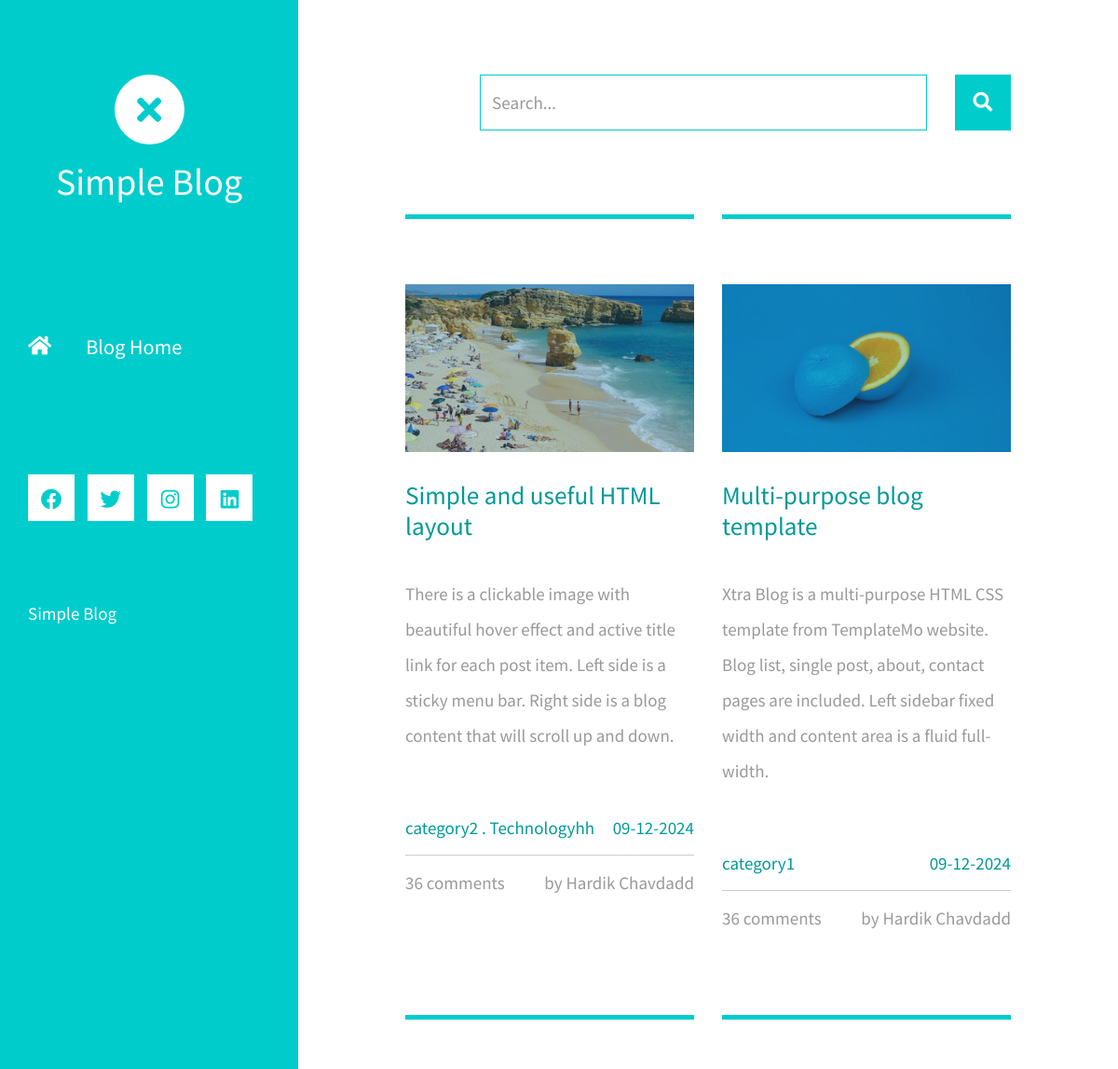
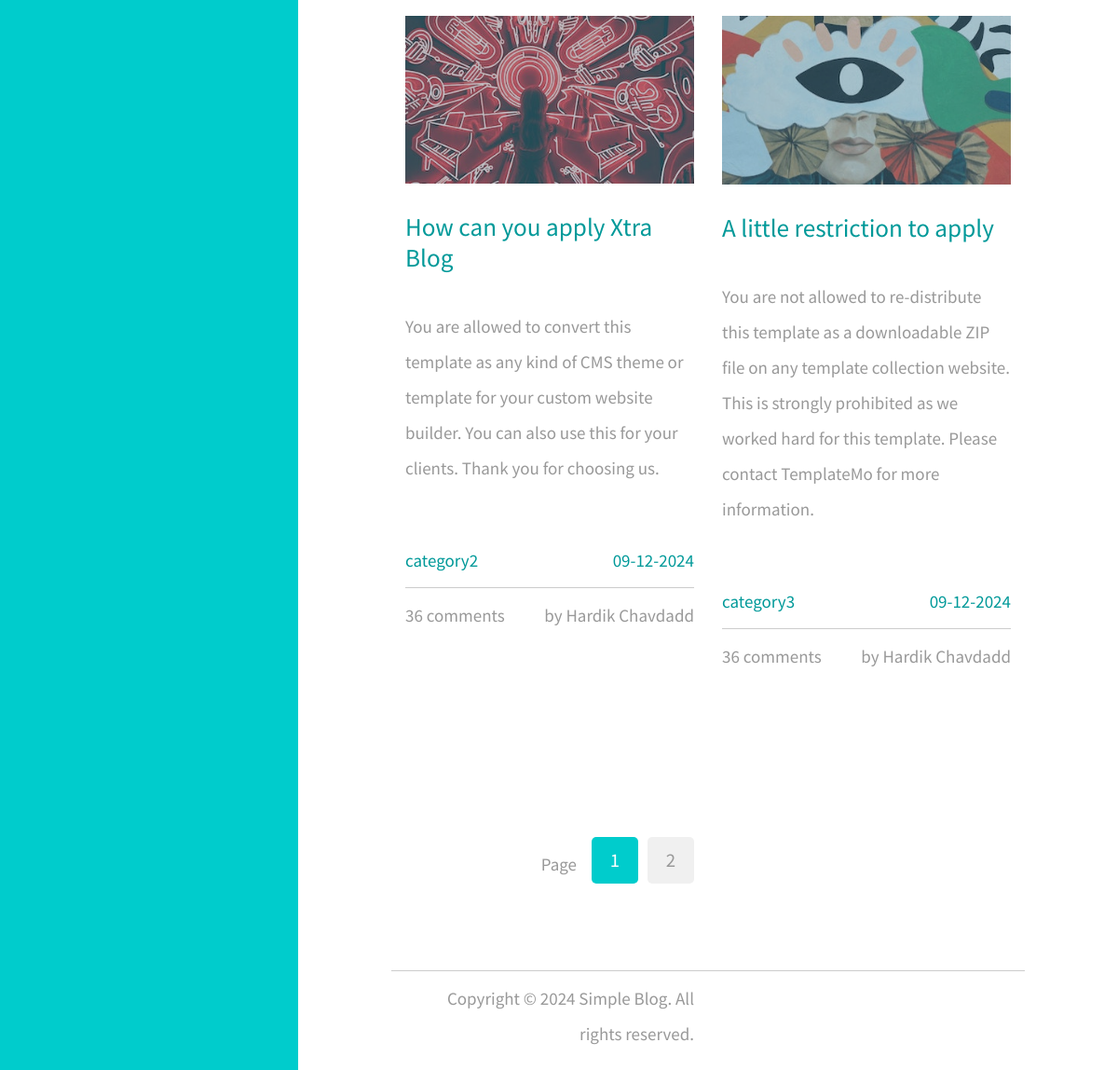
The page / on the database its author committed (2 pictures, top to bottom).
### tables this page shows
CREATE TABLE `posts` (
  `id` int(11) NOT NULL,
  `user_id` int(11) NOT NULL,
  `category_id` int(11) DEFAULT NULL,
  `title` varchar(255) DEFAULT NULL,
  `description` longtext DEFAULT NULL,
  `image` text DEFAULT NULL,
  `status` tinyint(1) NOT NULL DEFAULT 1,
  `published` date DEFAULT NULL,
  `created` datetime NOT NULL DEFAULT current_timestamp(),
  `updated` datetime DEFAULT NULL ON UPDATE current_timestamp()
);

CREATE TABLE `users` (
  `id` int(11) NOT NULL,
  `role` tinyint(1) NOT NULL DEFAULT 3 COMMENT '1 = Adminstrator, 2 = Moderation, 3 = Subscriber',
  `name` varchar(100) DEFAULT NULL,
  `email` varchar(100) DEFAULT NULL,
  `password` varchar(255) DEFAULT NULL,
  `forgot_pass` varchar(255) DEFAULT NULL,
  `status` tinyint(1) NOT NULL DEFAULT 1,
  `created` datetime NOT NULL DEFAULT current_timestamp(),
  `updated` datetime DEFAULT NULL ON UPDATE current_timestamp()
);

### model/common.local.php (called while the page is built, shortened)
<?php
class common
{
	public static function getVal($value)
	{
		return $_REQUEST[$value] ?? 0;
	}
	public static function GUID()
	{
		return sprintf('%04X%04X-%04X-%04X-%04X-%04X%04X%04X', random_int(0, 65535), random_int(0, 65535), random_int(0, 65535), random_int(16384, 20479), random_int(32768, 49151), random_int(0, 65535), random_int(0, 65535), random_int(0, 65535));
	}
}

### model/post_mdl.php (called while the page is built, shortened)
<?php
class post_mdl extends config
{
	protected $search = null;
	public function post_latest_mdl() {
		$id = null;
		$user_id = null;
		$author = null;
		$category_id = null;
		$title = null;
		$description = null;
		$image = null;
		$status = null;
		$published = null;
		$created = null;
		$updated = null;
		$mysql = parent::connect();
		$resultArray = array();
		$resultArray["rows"] = array();
		$resultArray["total_pages"] = 1;
		$result_per_page = common::POST_LIST_LIMIT;
		$page_no = 1;
		$resultArray["result_per_page"] = $result_per_page;
		$current_page_result = ($page_no - 1) * $result_per_page;
		$serch_where = ' 1 = 1 ';
		$resultArray["search"] = $this->search;
		$stmt = $mysql->prepare("SELECT p.id, p.`user_id`, u.name as author, p.`category_id`, p.`title`, p.`description`, p.`image`, p.`status`, p.`published`, p.`created`, p.`updated` FROM `posts` as p INNER JOIN users as u ON u.id = p.user_id WHERE (p.published IS NULL || p.published <= NOW()) AND " . $serch_where."");
		$stmt->execute();
		$stmt->store_result();
		if ($stmt->num_rows > 0) {
			$resultArray["total_pages"] = ceil($stmt->num_rows / $result_per_page);
		}
		$stmt = $mysql->prepare("SELECT p.id, p.`user_id`, u.name as author, p.`category_id`, p.`title`, p.`description`, p.`image`, p.`status`, p.`published`, p.`created`, p.`updated` FROM `posts` as p INNER JOIN users as u ON u.id = p.user_id WHERE (p.published IS NULL || p.published <= NOW()) AND " . $serch_where." LIMIT ?, ?");
		if (!empty($this->search)) {
			$stmt->bind_param('ssii', $this->search, $this->search, $current_page_result, $result_per_page);
		} else {
			$stmt->bind_param('ii', $current_page_result, $result_per_page);
		}
		$stmt->execute();
		$stmt->store_result();
		if ($stmt->num_rows > 0) {
			$stmt->bind_result($id, $user_id, $author, $category_id, $title, $description, $image, $status, $published, $created, $updated);
			$resultArray["isSuccess"] = 1;
			while ($stmt->fetch()) {
				$catearr = $this->getCategoryHierarchy($category_id, $mysql);
				$catstr = implode(" . ", $catearr);
				$dataArray["id"] = $id;
				$dataArray["user_id"] = $user_id;
				$dataArray["author"] = $author;
				$dataArray["category_id"] = $category_id;
				$dataArray["category_list"] = $catstr;
				$dataArray["title"] = $title;
				$dataArray["description"] = $description;
				$dataArray["image"] = $image;
				$dataArray["status"] = !empty($status) ?  "Active" : "Inactive";
				$dataArray["published"] = !empty($published) ? date('d-m-Y', strtotime($published)) : '';
				$dataArray["created"] = !empty($created) ? date('d-m-Y H:i A', strtotime($created)) : '';
				$dataArray["updated"] = !empty($updated) ? date('d-m-Y H:i A', strtotime($updated)) : '';
				$resultArray["rows"][] = $dataArray;
			}
		}
		return $resultArray;
	}
	public function getCategoryHierarchy($categoryId, $mysqli) {
		$hierarchy = [];
		while ($categoryId) {
			$sql = "SELECT name, parent FROM categories WHERE id = ?";
			$stmt = $mysqli->prepare($sql);
			$stmt->bind_param("i", $categoryId);
			$stmt->execute();
			$result = $stmt->get_result();
			if ($row = $result->fetch_assoc()) {
				array_unshift($hierarchy, $row['name']);
				$categoryId = $row['parent'];
			} else {
				break;
			}
		}
		return $hierarchy;
	}
}

### controller/post_ctl.php (called while the page is built, shortened)
<?php
include_once 'model/post_mdl.php';
class post_ctl extends post_mdl
{
	public function post_latest_ctl()
	{
		$this->search = common::getVal('search');
		return parent::post_latest_mdl();
	}
}

### index.php (the view)
<?php
include 'controller/post_ctl.php';
$objPost = new post_ctl();
$posts = $objPost->post_latest_ctl();
require_once 'header.php';
?>
            <?php require_once 'search.php'; ?>
            <div class="row tm-row">
                <?php if(!empty($posts['rows'])) : ?>
                <?php foreach ($posts['rows'] as $i => $post): ?>
                <article class="col-12 col-md-6 tm-post">
                    <hr class="tm-hr-primary">
                    <a href="<?php echo common::SITE_URL; ?>post.php?id=<?php echo $post['id']; ?>" class="effect-lily tm-post-link tm-pt-60">
                        <div class="tm-post-link-inner">
                            <img src="<?php echo common::SITE_URL; ?>uploads/<?php echo $post['image']; ?>" alt="Image" class="img-fluid">
                        </div>
                        <h2 class="tm-pt-30 tm-color-primary tm-post-title"><?php echo $post['title']; ?></h2>
                    </a>
                    <p class="tm-pt-30">
                    <?php echo $post['description']; ?>
                    </p>
                    <div class="d-flex justify-content-between tm-pt-45">
                        <span class="tm-color-primary"><?php echo $post['category_list']; ?></span>
                        <span class="tm-color-primary"><?php echo $post['published']; ?></span>
                    </div>
                    <hr>
                    <div class="d-flex justify-content-between">
                        <span>36 comments</span>
                        <span>by <?php echo $post['author']; ?></span>
                    </div>
                </article>
                <?php endforeach; ?>
                <?php else : ?>
                    <p>No any post found!</p>
                <?php endif; ?>
            </div>
            <div class="row tm-row tm-mt-100 tm-mb-75">
                <div class="tm-paging-wrapper">
                    <span class="d-inline-block mr-3">Page</span>
                    <?php
                    $limit = isset($posts['result_per_page']) ? (int)$posts['result_per_page'] : 1;
                    $currentPage = isset($_GET['page_no']) ? (int)$_GET['page_no'] : 1;
                    $totalPages = isset($posts['total_pages']) ? (int)$posts['total_pages'] : 1;
                    $search = isset($posts['search']) ? $posts['search'] : '';
                    if(!empty($search)) {
                        $baseUrl = common::SITE_URL . "index.php?search=$search&limit=$limit&page_no=";
                    } else {
                        $baseUrl = common::SITE_URL . "index.php?limit=$limit&page_no=";
                    }
                    echo '<nav class="tm-paging-nav d-inline-block">';
                    echo '<ul>';
                    for ($page = 1; $page <= $totalPages; $page++) {
                        $activeClass = $page === $currentPage ? 'active' : '';
                        echo '<li class="tm-paging-item ' . $activeClass . '">';
                        echo '<a href="' . $baseUrl . $page . '" class="mb-2 tm-btn tm-paging-link">' . $page . '</a>';
                        echo '</li>';
                    }
                    echo '</ul>';
                    echo '</nav>';
                    ?>
                </div>
            </div>
            <?php require_once 'footer.php'; ?>
            </body>
</html>

### header.php (shortened to what this page needs)
<?php
$version = common::GUID();
?>
<!DOCTYPE html>
<html lang="en">
<head>
	<link rel="stylesheet" href="fontawesome/css/all.min.css">
    <link href="<?php echo common::SITE_URL; ?>css/bootstrap.min.css" rel="stylesheet">
    <link href="<?php echo common::SITE_URL; ?>css/templatemo-xtra-blog.css?v=<?php echo $version; ?>" rel="stylesheet">
</head>
<body>
<header class="tm-header" id="tm-header">
        <div class="tm-header-wrapper">
            <div class="tm-site-header">
                <div class="mb-3 mx-auto tm-site-logo"><i class="fas fa-times fa-2x"></i></div>
                <h1 class="text-center"><?php echo common::SITE_NAME; ?></h1>
            </div>
            <nav class="tm-nav" id="tm-nav">
                <ul>
                    <li class="tm-nav-item"><a href="index.php" class="tm-nav-link">
                        <i class="fas fa-home"></i>
                        Blog Home
                    </a></li>
                </ul>
            </nav>
            <div class="tm-mb-65">
                <a href="https://facebook.com" class="tm-social-link">
                    <i class="fab fa-facebook tm-social-icon"></i>
                </a>
                <a href="https://twitter.com" class="tm-social-link">
                    <i class="fab fa-twitter tm-social-icon"></i>
                </a>
                <a href="https://instagram.com" class="tm-social-link">
                    <i class="fab fa-instagram tm-social-icon"></i>
                </a>
                <a href="https://linkedin.com" class="tm-social-link">
                    <i class="fab fa-linkedin tm-social-icon"></i>
                </a>
            </div>
            <p class="tm-mb-80 pr-5 text-white">
                <?php echo common::SITE_NAME; ?>
            </p>
        </div>
    </header>
    <div class="container-fluid">
        <main class="tm-main">

### search.php
<div class="row tm-row">
    <div class="col-12">
        <form method="GET" class="form-inline tm-mb-80 tm-search-form">
            <input class="form-control tm-search-input" name="search" type="text" placeholder="Search..." aria-label="Search">
            <button class="tm-search-button" type="submit">
                <i class="fas fa-search tm-search-icon" aria-hidden="true"></i>
            </button>
        </form>
    </div>
</div>

### footer.php (shortened to what this page needs)
<footer class="row tm-row">
    <hr class="col-12">
    <div class="col-md-6 col-12 tm-color-gray tm-copyright">
        Copyright &copy; <?php echo date('Y'); ?> <?php echo common::SITE_NAME; ?>. All rights reserved.
    </div>
</footer>
</main>
    </div>

### css/templatemo-xtra-blog.css (style rules this page uses)
html { overflow-x: hidden; }
body { margin: 0; padding: 0; font-family: 'Source Sans Pro', sans-serif; font-size: 19px; line-height: 2em; overflow-x: hidden; }
p, span { color: #999; }
hr { border-top-color: #CCC; margin-top: 10px; margin-bottom: 10px; }
.form-control::placeholder { color: #999; }
.tm-header { background-color: #0CC; color: white; position: fixed; top: 0; left: 0; bottom: 0; z-index: 100; width: 400px; overflow-y: visible; }
.tm-header-wrapper { overflow-y: scroll; scrollbar-width: none; -ms-overflow-style: none; padding: 30px; width: 100%; height: 100%; }
.tm-site-header { margin-top: 50px; margin-bottom: 115px; }
.tm-site-logo { width: 75px; height: 75px; border-radius: 50%; background-color: white; display: flex; align-items: center; justify-content: center; }
.tm-site-logo i { color: #0CC; }
.tm-main { margin-left: 400px; padding: 80px 100px 25px; }
.tm-post { max-width: 470px; }
.tm-row { max-width: 980px; justify-content: space-between; }
.tm-nav { margin-bottom: 100px; }
.tm-nav-item { list-style: none; margin-bottom: 30px; }
.tm-nav-link { color: white; background-color: transparent; height: 75px; width: 100%; max-width: 300px; display: flex; align-items: center; font-size: 1.4rem; padding: 30px; }
.tm-nav ul { position: relative; }
.tm-nav-link i { margin-right: 37px; }
ul { margin: 0; padding: 0; }
.tm-nav { margin-left: -30px; }
.tm-social-link { display: inline-block; background-color: white; font-size: 1.4rem; width: 50px; height: 50px; text-align: center; padding-top: 8px; margin-right: 15px; margin-bottom: 15px; }
.tm-social-icon { color: #0CC; transition: all 0.3s ease; }
.tm-search-form { display: flex; align-items: center; justify-content: flex-end; }
.form-inline .form-control.tm-search-input { display: block; height: 60px; width: 480px; margin-right: 30px; border-radius: 0; border-color: #0CC; font-size: 1.2rem; }
.tm-search-button { width: 60px; height: 60px; border: none; background-color: #0CC; transition: all 0.3s ease; }
.tm-search-icon { color: white; font-size: 1.3rem; }
.tm-post-link { display: block; position: relative; cursor: pointer; }
.tm-post-link-inner { overflow: hidden; background: #3085a3; }
.tm-post-link img { position: relative; display: block; min-height: 100%; max-width: 100%; opacity: 0.8; }
.effect-lily img { max-width: none; width: -webkit-calc(100% + 50px); width: calc(100% + 50px); opacity: 0.7; -webkit-transition: opacity 0.35s, -webkit-transform 0.35s; transition: opacity 0.35s, transform 0.35s; -webkit-transform: translate3d(-40px,0, 0); transform: translate3d(-40px,0,0); }
.tm-post { margin-bottom: 75px; }
.tm-post-title { font-size: 1.7rem; transition: all 0.3s ease; }
.tm-btn { display: inline-block; border-radius: 5px; font-size: 1.3rem; transition: all 0.3s ease; }
.tm-paging-nav ul li { list-style: none; display: inline-block; margin-right: 10px; }
.tm-paging-nav ul li:last-child { margin-right: 0; }
.tm-paging-link { background-color: #F0F0F0; color: #999; width: 50px; height: 50px; display: flex; align-items: center; justify-content: center; }
.tm-paging-item .tm-paging-link:hover, .tm-paging-item.active .tm-paging-link { background-color: #0CC; color: white; }
.tm-paging-wrapper { display: flex; justify-content: flex-end; align-items: center; }
.tm-prev-next-wrapper, .tm-paging-wrapper { flex: 0 0 50%; max-width: 50%; padding-left: 15px; padding-right: 15px; }
.tm-copyright { text-align: right; }
hr.tm-hr-primary { border-top: 5px solid #0CC; }
.form-control { height: 45px; border-color: #0CC; border-radius: 0; }
.tm-pt-30 { padding-top: 30px; }
.tm-pt-45 { padding-top: 45px; }
.tm-pt-60 { padding-top: 60px; }
.tm-mb-65 { margin-bottom: 65px; }
.tm-mb-75 { margin-bottom: 75px; }
.tm-mb-80 { margin-bottom: 80px; }
.tm-mt-100 { margin-top: 100px; }
.tm-color-primary, span.tm-color-primary { color: #099; }
a.tm-color-gray, .tm-color-gray { color: #999; }
@media (max-width: 1540px) { .tm-header { width: 320px; } }
@media (max-width: 1540px) { .tm-main { margin-left: 320px; width: calc(100% - 320px); } }
@media (max-width: 1288px) { .tm-social-link { margin-right: 10px; } }

### rows shown on the page
posts: image (picture), title "Simple and useful HTML layout", description "There is a clickable image with beautiful hover effect and active title link for each post item. Left side is a sticky menu bar. Right side is a blog content that will scroll up and down.", category_list "category2 . Technologyhh", published "09-12-2024", user.name "Hardik Chavdadd"
posts: image (picture), title "Multi-purpose blog template", description "Xtra Blog is a multi-purpose HTML CSS template from TemplateMo website. Blog list, single post, about, contact pages are included. Left sidebar fixed width and content area is a fluid full-width.", category_list "category1", published "09-12-2024", user.name "Hardik Chavdadd"
posts: image (picture), title "How can you apply Xtra Blog", description "You are allowed to convert this template as any kind of CMS theme or template for your custom website builder. You can also use this for your clients. Thank you for choosing us.", category_list "category2", published "09-12-2024", user.name "Hardik Chavdadd"
posts: image (picture), title "A little restriction to apply", description "You are not allowed to re-distribute this template as a downloadable ZIP file on any template collection website. This is strongly prohibited as we worked hard for this template. Please contact TemplateMo for more information.", category_list "category3", published "09-12-2024", user.name "Hardik Chavdadd"

### other values the page prints
common::SITE_NAME "Simple Blog"
